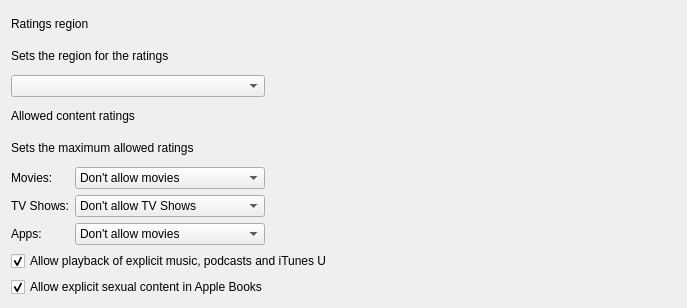
<?xml version="1.0" encoding="UTF-8"?>
<ui version="4.0">
 <class>RestrictionsMediaContentWidget</class>
 <widget class="QWidget" name="RestrictionsMediaContentWidget">
  <property name="geometry">
   <rect>
    <x>0</x>
    <y>0</y>
    <width>687</width>
    <height>308</height>
   </rect>
  </property>
  <property name="windowTitle">
   <string>Form</string>
  </property>
  <layout class="QGridLayout" name="gridLayout">
   <item row="0" column="0">
    <widget class="QLabel" name="label_2">
     <property name="text">
      <string>Ratings region</string>
     </property>
    </widget>
   </item>
   <item row="1" column="0">
    <widget class="QLabel" name="lTipRatingsRegion">
     <property name="text">
      <string>Sets the region for the ratings</string>
     </property>
    </widget>
   </item>
   <item row="2" column="0">
    <widget class="QComboBox" name="ratingsRegion"/>
   </item>
   <item row="3" column="0">
    <widget class="QLabel" name="label_3">
     <property name="text">
      <string>Allowed content ratings</string>
     </property>
    </widget>
   </item>
   <item row="4" column="0">
    <widget class="QLabel" name="lTipMaximumAllowedRatings">
     <property name="text">
      <string>Sets the maximum allowed ratings</string>
     </property>
    </widget>
   </item>
   <item row="5" column="0">
    <layout class="QFormLayout" name="formLayout">
     <item row="0" column="0">
      <widget class="QLabel" name="label_4">
       <property name="text">
        <string>Movies:</string>
       </property>
      </widget>
     </item>
     <item row="0" column="1">
      <widget class="QComboBox" name="movieRatings">
       <property name="minimumSize">
        <size>
         <width>190</width>
         <height>0</height>
        </size>
       </property>
       <item>
        <property name="text">
         <string>Don't allow movies</string>
        </property>
       </item>
       <item>
        <property name="text">
         <string>G</string>
        </property>
       </item>
       <item>
        <property name="text">
         <string>PG</string>
        </property>
       </item>
       <item>
        <property name="text">
         <string>PG-13</string>
        </property>
       </item>
       <item>
        <property name="text">
         <string>R</string>
        </property>
       </item>
       <item>
        <property name="text">
         <string>NC-17</string>
        </property>
       </item>
       <item>
        <property name="text">
         <string>Allow all movies</string>
        </property>
       </item>
      </widget>
     </item>
     <item row="1" column="0">
      <widget class="QLabel" name="label_5">
       <property name="text">
        <string>TV Shows:</string>
       </property>
      </widget>
     </item>
     <item row="1" column="1">
      <widget class="QComboBox" name="tvShowRatings">
       <property name="minimumSize">
        <size>
         <width>190</width>
         <height>0</height>
        </size>
       </property>
       <item>
        <property name="text">
         <string>Don't allow TV Shows</string>
        </property>
       </item>
       <item>
        <property name="text">
         <string>TV-Y</string>
        </property>
       </item>
       <item>
        <property name="text">
         <string>TV-Y7</string>
        </property>
       </item>
       <item>
        <property name="text">
         <string>TV-G</string>
        </property>
       </item>
       <item>
        <property name="text">
         <string>TV-PG</string>
        </property>
       </item>
       <item>
        <property name="text">
         <string>TV-14</string>
        </property>
       </item>
       <item>
        <property name="text">
         <string>TV-MA</string>
        </property>
       </item>
       <item>
        <property name="text">
         <string>Allow all TV Shows</string>
        </property>
       </item>
      </widget>
     </item>
     <item row="2" column="0">
      <widget class="QLabel" name="label_6">
       <property name="text">
        <string>Apps:</string>
       </property>
      </widget>
     </item>
     <item row="2" column="1">
      <widget class="QComboBox" name="appsRatings">
       <property name="minimumSize">
        <size>
         <width>190</width>
         <height>0</height>
        </size>
       </property>
       <item>
        <property name="text">
         <string>Don't allow movies</string>
        </property>
       </item>
       <item>
        <property name="text">
         <string>G</string>
        </property>
       </item>
       <item>
        <property name="text">
         <string>PG</string>
        </property>
       </item>
       <item>
        <property name="text">
         <string>PG-13</string>
        </property>
       </item>
       <item>
        <property name="text">
         <string>R</string>
        </property>
       </item>
       <item>
        <property name="text">
         <string>NC-17</string>
        </property>
       </item>
       <item>
        <property name="text">
         <string>Allow all movies</string>
        </property>
       </item>
      </widget>
     </item>
    </layout>
   </item>
   <item row="5" column="1">
    <spacer name="horizontalSpacer_10">
     <property name="orientation">
      <enum>Qt::Horizontal</enum>
     </property>
     <property name="sizeHint" stdset="0">
      <size>
       <width>398</width>
       <height>20</height>
      </size>
     </property>
    </spacer>
   </item>
   <item row="6" column="0" colspan="2">
    <widget class="QCheckBox" name="allowExplicitMusic">
     <property name="text">
      <string>Allow playback of explicit music, podcasts and iTunes U</string>
     </property>
     <property name="checked">
      <bool>true</bool>
     </property>
    </widget>
   </item>
   <item row="7" column="0" colspan="2">
    <widget class="QCheckBox" name="allowBookstoreErotica">
     <property name="text">
      <string>Allow explicit sexual content in Apple Books</string>
     </property>
     <property name="checked">
      <bool>true</bool>
     </property>
    </widget>
   </item>
  </layout>
 </widget>
 <resources/>
 <connections/>
</ui>
